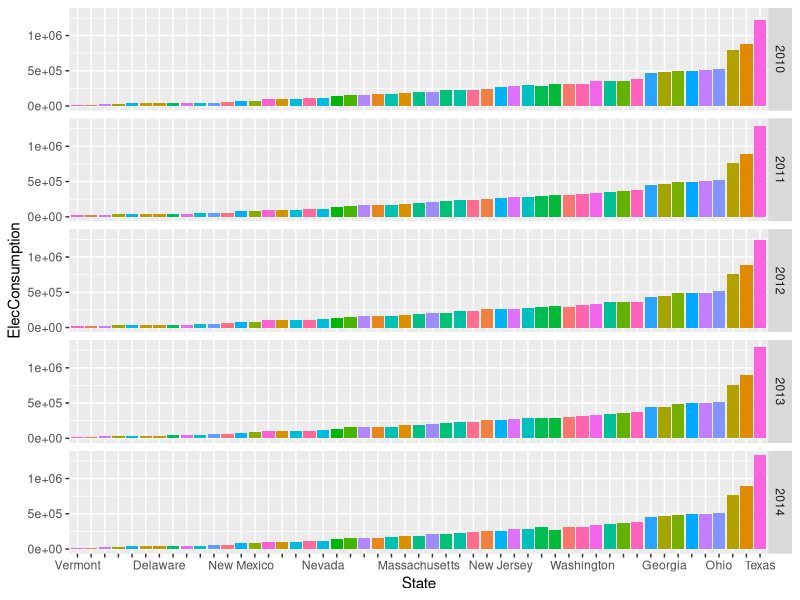
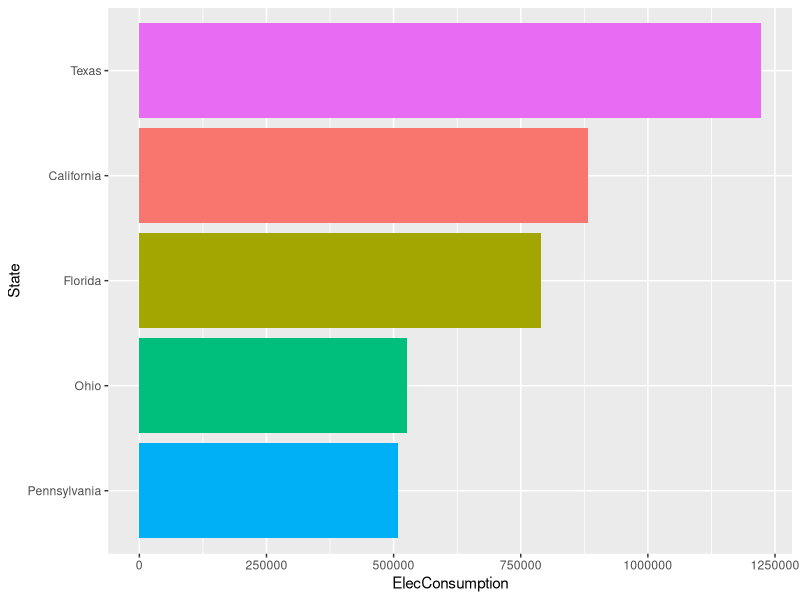
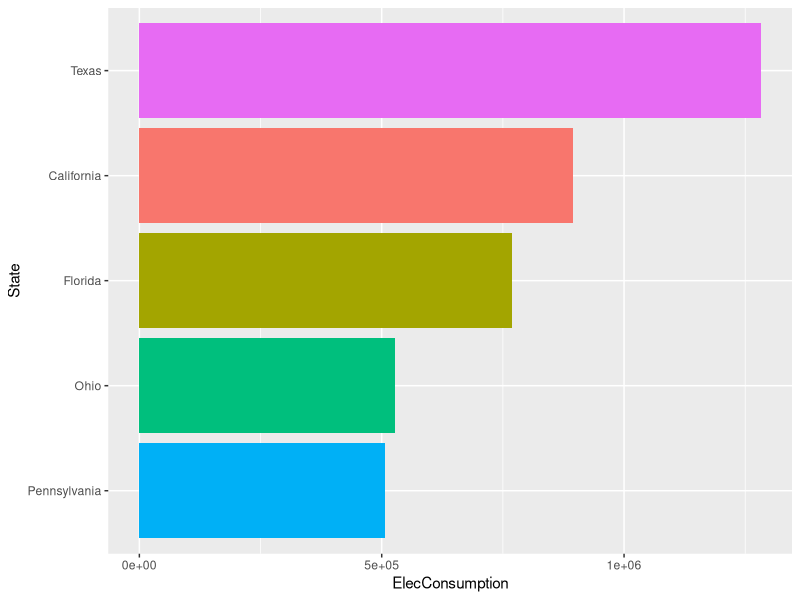
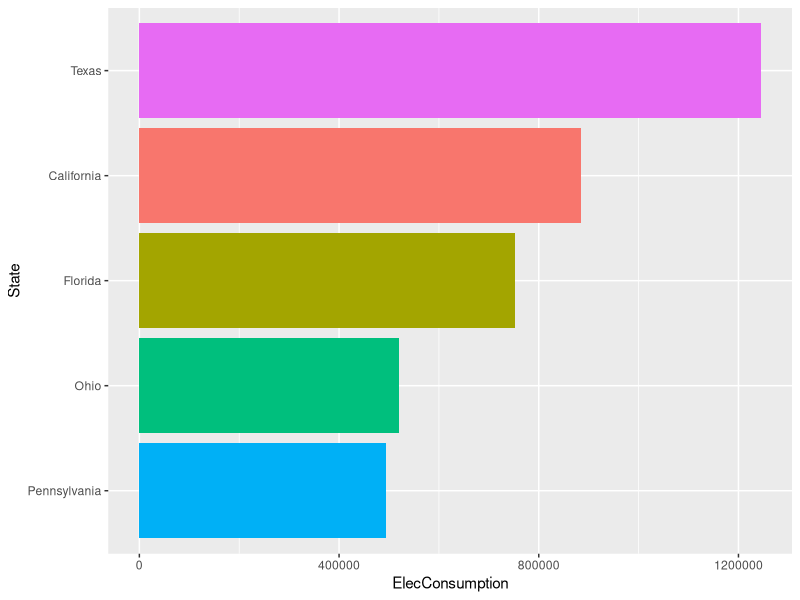
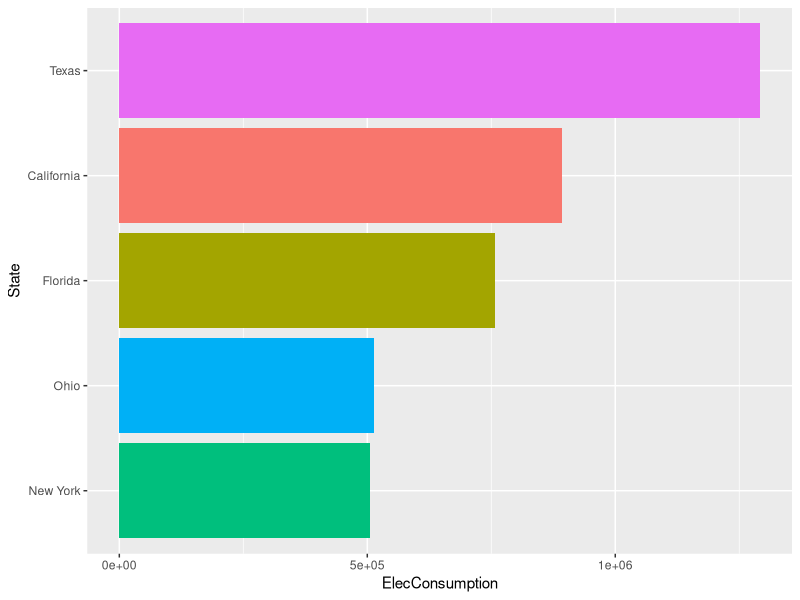
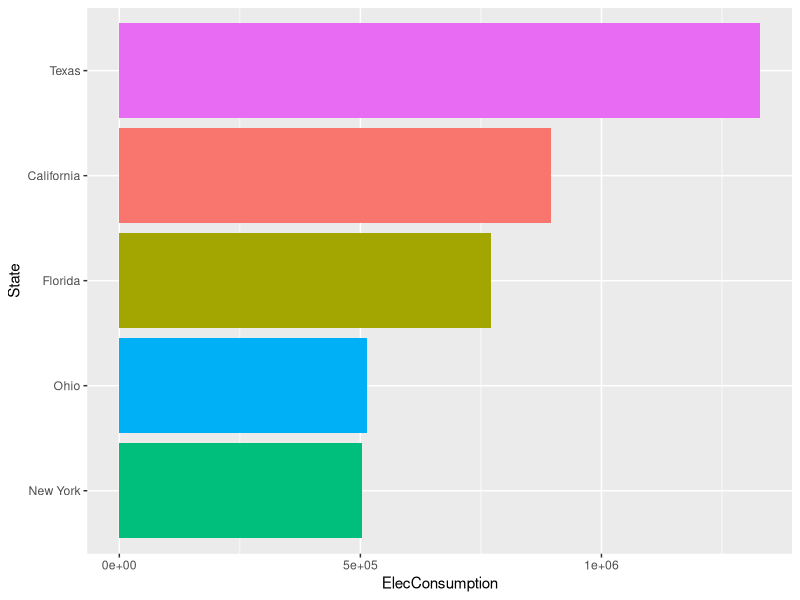
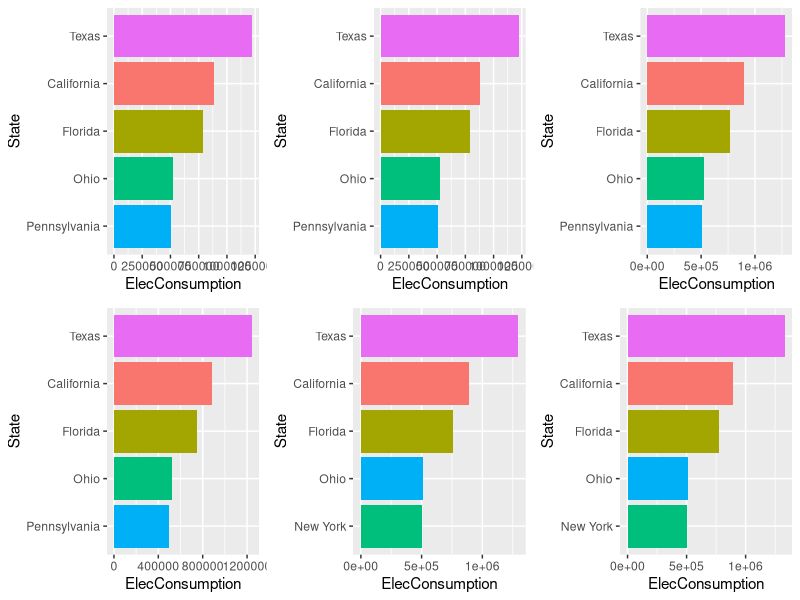
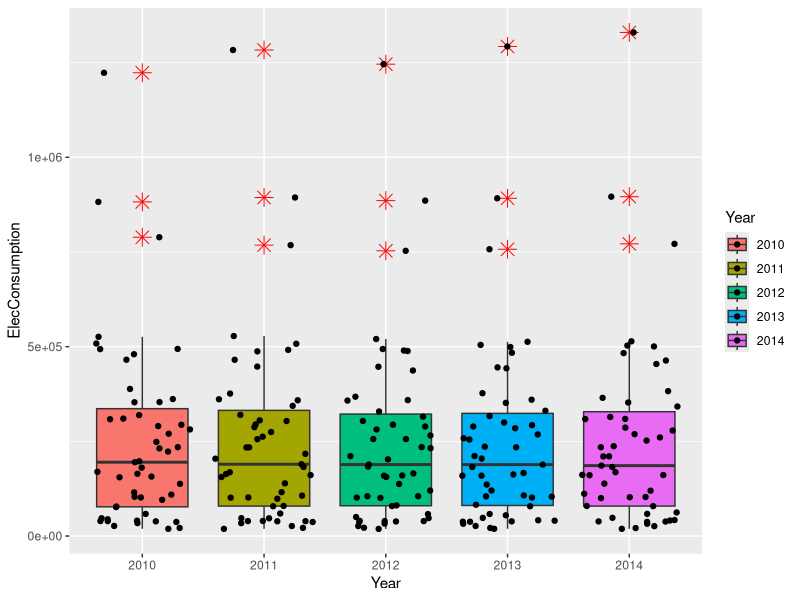

Generate these figures, in order, with R:
## ---- chunk 1
library(tidyverse)
library(ggplot2)
library(ggpubr)
## ---- chunk 2
data <- read_csv("Energy Census and Economic Data US 2010-2014.csv")
head(data)
str(data)
## ---- chunk 3
#remove NA
data=na.omit(data)
## ---- chunk 4
#Filter data for ElecC
ElecC<-data%>%
  select("StateCodes","State","Region","Division","Coast",`Great Lakes`,"ElecC2010","ElecC2011","ElecC2012","ElecC2013","ElecC2014")%>%
  pivot_longer(c("ElecC2010","ElecC2011","ElecC2012","ElecC2013","ElecC2014"), names_to = "Year", values_to = "ElecConsumption")
#Clean Year ElecC
ElecC$Year<-gsub("ElecC","",as.character(ElecC$Year))
#Display the outcome
ElecC

#Filter data for ElecE
ElecE<-data%>%
  select("StateCodes","ElecE2010","ElecE2011","ElecE2012","ElecE2013","ElecE2014")%>%
  pivot_longer(c("ElecE2010","ElecE2011","ElecE2012","ElecE2013","ElecE2014"), names_to = "Year", values_to = "ElecEarning")
#Clean Year ElecE
ElecE$Year<-gsub("ElecE","",as.character(ElecE$Year))
#Display the outcome
ElecE

#Filter data for ElecPrice
ElecPrice<-data%>%
  select("StateCodes","ElecPrice2010","ElecPrice2011","ElecPrice2012","ElecPrice2013","ElecPrice2014")%>%
  pivot_longer(c("ElecPrice2010","ElecPrice2011","ElecPrice2012","ElecPrice2013","ElecPrice2014"), names_to = "Year", values_to = "ElecPrice")
#Clean Year ElecPrice
ElecPrice$Year<-gsub("ElecPrice","",as.character(ElecPrice$Year))
#Display the outcome
ElecPrice
## ---- chunk 5
#Join four Tables into one
Elec<-left_join(ElecC,ElecE,by=c('StateCodes','Year'))
Elec<-left_join(Elec,ElecPrice,by=c('StateCodes','Year'))
Elec<-Elec%>%
  mutate(CumElecConsumption=cumsum(ElecConsumption))%>%
  mutate(CumElecEarning=cumsum(ElecEarning))%>%
  mutate(CumElecPrice=cumsum(ElecPrice))
Elec
## ---- chunk 6
#Rank top 5 state of Elec Elec each year. (Bar plot)
#Overall
ElecCgeneral<-ggplot(data=Elec,aes(y=ElecConsumption,x=reorder(State,ElecConsumption)))+geom_col(aes(fill=State))+
  scale_x_discrete(guide = guide_axis(check.overlap = TRUE))+
  labs(
    x="State",
    y="ElecConsumption"
  )+
  theme(legend.position = 'none')
ElecCgeneral+facet_grid(Year ~.)
#Top 5 city in ElecC2010
ElecC2010<-Elec%>%
  filter(Year==2010)%>%
  arrange(desc(ElecConsumption))%>%
  slice(1:5)%>%
  ggplot(aes(x=reorder(State,ElecConsumption),y=ElecConsumption))+geom_col(aes(fill=State))+
  labs(
    x="State",
    y="ElecConsumption"
  )+
  theme(legend.position = 'none')+
  coord_flip()
ElecC2010

#Top 5 city in ElecC2011
ElecC2011<-Elec%>%
  filter(Year==2011)%>%
  arrange(desc(ElecConsumption))%>%
  slice(1:5)%>%
  ggplot(aes(x=reorder(State,ElecConsumption),y=ElecConsumption))+geom_col(aes(fill=State))+
  labs(
    x="State",
    y="ElecConsumption"
  )+
  theme(legend.position = 'none')+
  coord_flip()
ElecC2011


#Top 5 city in ElecC2012
ElecC2012<-Elec%>%
  filter(Year==2012)%>%
  arrange(desc(ElecConsumption))%>%
  slice(1:5)%>%
  ggplot(aes(x=reorder(State,ElecConsumption),y=ElecConsumption))+geom_col(aes(fill=State))+
  labs(
    x="State",
    y="ElecConsumption"
  )+
  theme(legend.position = 'none')+
  coord_flip()
ElecC2012

#Top 5 city in ElecC2013
ElecC2013<-Elec%>%
  filter(Year==2013)%>%
  arrange(desc(ElecConsumption))%>%
  slice(1:5)%>%
  ggplot(aes(x=reorder(State,ElecConsumption),y=ElecConsumption))+geom_col(aes(fill=State))+
  labs(
    x="State",
    y="ElecConsumption"
  )+
  theme(legend.position = 'none')+
  coord_flip()
ElecC2013

#Top 5 city in ElecC2014
ElecC2014<-Elec%>%
  filter(Year==2014)%>%
  arrange(desc(ElecConsumption))%>%
  slice(1:5)%>%
  ggplot(aes(x=reorder(State,ElecConsumption),y=ElecConsumption))+geom_col(aes(fill=State))+
  labs(
    x="State",
    y="ElecConsumption"
  )+
  theme(legend.position = 'none')+
  coord_flip()
ElecC2014

#Combine all together
ggarrange(ElecC2010,ElecC2010,ElecC2011,ElecC2012,ElecC2013,ElecC2014,nrow=2,ncol=3)
## ---- chunk 7
#Boxplot to show mean, median, min, max for each energy by coasts annually
#General
ElecCboxgeneral<-ggplot(Elec,aes(x=Year,y=ElecConsumption,fill=Year))+geom_boxplot(outlier.colour="red", outlier.shape=8, outlier.size=4) + 
  geom_jitter()
ElecCboxgeneral

#2010
ElecCbox2010<-Elec%>%
  filter(Year==2010)%>%
  ggplot(aes(x=factor(Region),y=ElecConsumption,fill=factor(Region)))+geom_violin()
ElecCbox2010

#2011
ElecCbox2011<-Elec%>%
  filter(Year==2011)%>%
  ggplot(aes(x=factor(Region),y=ElecConsumption,fill=factor(Region)))+geom_violin()
ElecCbox2011

#2012
ElecCbox2012<-Elec%>%
  filter(Year==2012)%>%
  ggplot(aes(x=factor(Region),y=ElecConsumption,fill=factor(Region)))+geom_violin()
ElecCbox2012

#2013
ElecCbox2013<-Elec%>%
  filter(Year==2013)%>%
  ggplot(aes(x=factor(Region),y=ElecConsumption,fill=factor(Region)))+geom_violin()
ElecCbox2013

#2014
ElecCbox2014<-Elec%>%
  filter(Year==2014)%>%
  ggplot(aes(x=factor(Region),y=ElecConsumption,fill=factor(Region)))+geom_violin()
ElecCbox2014

#Combine all together
ggarrange(ElecCboxgeneral,ElecCbox2010,ElecCbox2011,ElecCbox2012,ElecCbox2013,ElecCbox2014,nrow=2,ncol=3)

## ---- chunk 8
#Time series for Elec Consumption
Elec$Year=as.numeric(Elec$Year)
ggplot(Elec,aes(x = Year,y = CumElecConsumption)) +geom_point(aes(color=factor(State))) +geom_line(aes(color=factor(State))) 

## ---- chunk 9
#Rank top 5 state of Elec production each year. (Bar plot)
#Overall
ElecEgeneral<-ggplot(data=Elec,aes(y=ElecEarning,x=reorder(State,ElecEarning)))+geom_col(aes(fill=State))+
  scale_x_discrete(guide = guide_axis(check.overlap = TRUE))+
  labs(
    x="State",
    y="ElecEarning"
  )+
  theme(legend.position = 'none')
ElecEgeneral+facet_grid(Year ~.)

#Top 5 city in ElecP2010
ElecE2010<-Elec%>%
  filter(Year==2010)%>%
  arrange(desc(ElecEarning))%>%
  slice(1:5)%>%
  ggplot(aes(x=reorder(State,ElecEarning),y=ElecEarning))+geom_col(aes(fill=State))+
  labs(
    x="State",
    y="ElecEarning"
  )+
  theme(legend.position = 'none')+
  coord_flip()
ElecE2010

#Top 5 city in Elec2011
ElecE2011<-Elec%>%
  filter(Year==2011)%>%
  arrange(desc(ElecEarning))%>%
  slice(1:5)%>%
  ggplot(aes(x=reorder(State,ElecEarning),y=ElecEarning))+geom_col(aes(fill=State))+
  labs(
    x="State",
    y="ElecEarning"
  )+
  theme(legend.position = 'none')+
  coord_flip()
ElecE2011
#Top 5 city in Elec2012
ElecE2012<-Elec%>%
  filter(Year==2012)%>%
  arrange(desc(ElecEarning))%>%
  slice(1:5)%>%
  ggplot(aes(x=reorder(State,ElecEarning),y=ElecEarning))+geom_col(aes(fill=State))+
  labs(
    x="State",
    y="ElecEarning"
  )+
  theme(legend.position = 'none')+
  coord_flip()
ElecE2012
#Top 5 city in Elec2013
ElecE2013<-Elec%>%
  filter(Year==2013)%>%
  arrange(desc(ElecEarning))%>%
  slice(1:5)%>%
  ggplot(aes(x=reorder(State,ElecEarning),y=ElecEarning))+geom_col(aes(fill=State))+
  labs(
    x="State",
    y="ElecEarning"
  )+
  theme(legend.position = 'none')+
  coord_flip()
ElecE2013
#Top 5 city in Elec2014
ElecE2014<-Elec%>%
  filter(Year==2014)%>%
  arrange(desc(ElecEarning))%>%
  slice(1:5)%>%
  ggplot(aes(x=reorder(State,ElecEarning),y=ElecEarning))+geom_col(aes(fill=State))+
  labs(
    x="State",
    y="ElecEarning"
  )+
  theme(legend.position = 'none')+
  coord_flip()
ElecE2014
#Combine all together
ggarrange(ElecEgeneral,ElecE2010,ElecE2011,ElecE2012,ElecE2013,ElecE2014,nrow=2,ncol=3)
## ---- chunk 10
#Time series for Elec Earning
Elec$Year=as.numeric(Elec$Year)
ggplot(Elec,aes(x = Year,y = CumElecEarning)) +geom_point(aes(color=factor(State))) +geom_line(aes(color=factor(State))) 

## ---- chunk 11
#Boxplot to show mean, median, min, max for each energy by coasts annually
Elec$Year=as.character(Elec$Year)
#General
ElecPriceboxgeneral<-ggplot(Elec,aes(x=Year,y=ElecPrice,fill=Year))+geom_boxplot(outlier.colour="red", outlier.shape=8, outlier.size=4) + 
  geom_jitter()
ElecPriceboxgeneral

#2010
ElecPricebox2010<-Elec%>%
  filter(Year==2010)%>%
  ggplot(aes(x=factor(Region),y=ElecPrice,fill=factor(Region)))+geom_violin()
ElecPricebox2010

#2011
ElecPricebox2011<-Elec%>%
  filter(Year==2011)%>%
  ggplot(aes(x=factor(Region),y=ElecPrice,fill=factor(Region)))+geom_violin()
ElecPricebox2011
#2012
ElecPricebox2012<-Elec%>%
  filter(Year==2012)%>%
  ggplot(aes(x=factor(Region),y=ElecPrice,fill=factor(Region)))+geom_violin()
ElecPricebox2012

#2013
ElecPricebox2013<-Elec%>%
  filter(Year==2013)%>%
  ggplot(aes(x=factor(Region),y=ElecPrice,fill=factor(Region)))+geom_violin()
ElecPricebox2013

#2014
ElecPricebox2014<-Elec%>%
  filter(Year==2014)%>%
  ggplot(aes(x=factor(Region),y=ElecPrice,fill=factor(Region)))+geom_violin()
ElecPricebox2014

#Combine all together
ggarrange(ElecPriceboxgeneral,ElecPricebox2010,ElecPricebox2011,ElecPricebox2012,ElecPricebox2013,ElecPricebox2014,nrow=2,ncol=3)

## ---- chunk 12
#Time series for Elec Consumption
Elec$Year=as.numeric(Elec$Year)
ggplot(Elec,aes(x = Year,y = CumElecPrice)) +geom_point(aes(color=factor(State))) +geom_line(aes(color=factor(State))) 

